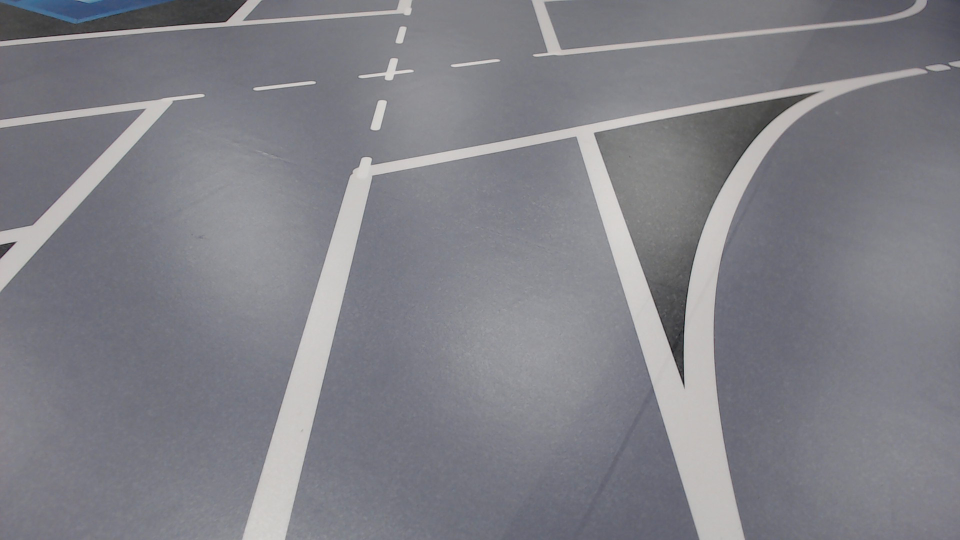
//> input picture Capstone/ImageRec/LaneDetectionTests/capture2.png, 1920 x 1080 px, given in place of the camera (shown at 1/2 size)
$ ./FastLaneImages   (built with g++ and OpenCV 4)
//> lines starting //> are read from the running program, lines starting //| are printed output that depends on the picture; after the words box and inside, x2 and y2 are one past the last pixel; in counts of white or black regions, pixels touching at a corner belong together
### Capstone/ImageRec/LaneDetectionTests/linefinder.h
// [18 lines of licence text are left out]

#if !defined LINEF
#define LINEF

#include <opencv2/core/core.hpp>
#include <opencv2/imgproc/imgproc.hpp>
#define PI 3.1415926

class LineFinder {

  private:

	  // original image
	  cv::Mat img;

	  // vector containing the end points
	  // of the detected lines
	  std::vector<cv::Vec4i> lines;

	  // accumulator resolution parameters
	  double deltaRho;
	  double deltaTheta;

	  // minimum number of votes that a line
	  // must receive before being considered
	  int minVote;

	  // min length for a line
	  double minLength;

	  // max allowed gap along the line
	  double maxGap;

	  // distance to shift the drawn lines down when using a ROI
	  int shiftV;
	  int shiftH;

  public:

	  // Default accumulator resolution is 1 pixel by 1 degree
	  // no gap, no mimimum length
	  LineFinder() : deltaRho(1), deltaTheta(PI/180), minVote(10), minLength(0.), maxGap(0.) {}

	  // Set the resolution of the accumulator
	  // [5 lines left out: function setAccResolution, not called in this run]

	  // Set the minimum number of votes
	  void setMinVote(int minv) {

		  minVote= minv;
	  }

	  // Set line length and gap
	  void setLineLengthAndGap(double length, double gap) {

		  minLength= length;
		  maxGap= gap;
	  }

	  // set vertical image shift
	  void setShiftV(int imgShift) {

		  shiftV = imgShift;
	  }

	  // set horizontal image shift
	  void setShiftH(int imgShift) {

		  shiftH = imgShift;
	  }

	  // Apply probabilistic Hough Transform
	  std::vector<cv::Vec4i> findLines(cv::Mat& binary) {

		  lines.clear();
		  cv::HoughLinesP(binary,lines,deltaRho,deltaTheta,minVote, minLength, maxGap);

		  return lines;
	  }

	  // Draw the detected lines on an image
	  // [68 lines left out: functions drawDetectedLines, removeLinesOfInconsistentOrientations, not called in this run]
};


#endif

### Capstone/ImageRec/LaneDetectionTests/FastLaneImages.cpp
/*---------------------------Lane Detection---------------------------*\
	Edits By ==> Nabil Hamza

	For FastLaneImages.cpp run:
	g++ -std=c++0x `pkg-config --cflags --libs opencv` FastLaneImages.cpp -o FastLaneImages
	OR
	g++ -std=c++0x -O2 `pkg-config --cflags --libs opencv` FastLaneImages.cpp -o FastLaneImages ==> Optimized

	Execution:
	./FastLaneImages original.bmp ==> Processing existing frame
	OR
	./FastLaneImages ==> Capturing frame

	You can use any picture for the original image, and in the FastLaneImages.cpp file
	There are some commented imwrite() functions you can uncomment to see the
	image processing steps

	Probably will look into a more robust algorithm in the future
\*--------------------------------------------------------------------*/

#include <opencv2/opencv.hpp>
#include "opencv2/imgcodecs.hpp"

#include "opencv2/highgui/highgui.hpp"
#include <opencv2/objdetect/objdetect.hpp>
#include <opencv2/imgproc/imgproc.hpp>
#include <iostream>
#include <vector>
#include <stdio.h>
#include "linefinder.h" //Used for HoughP

#define PI 3.1415926

using namespace cv;
using namespace std;
// [208 lines left out: functions maxGapFinder, intersectionFinder, not called in this run]


int main(int argc, char* argv[]) {

	//-----------------Capture & Prepare Image------------------//
	// Load the image file and check for success

	// Capture from camera
	VideoCapture capture(0);
    capture.set(CV_CAP_PROP_FRAME_WIDTH,640);
    capture.set(CV_CAP_PROP_FRAME_HEIGHT,480);
	capture.set(CV_CAP_PROP_FOURCC, CV_FOURCC('H', '2', '6', '4'));
    if(!capture.isOpened()){
	    cout << "Failed to connect to the camera." << endl;
    }
    Mat image;
    capture >> image;
//> image is the input picture: 1080 rows x 1920 cols, CV_8UC3; mean B, G, R 135.2, 128.5, 128.5
    if(image.empty()){
		cout << "Failed to capture an image" << endl;
		return -1;
    }


	// [8 lines of commented-out code are left out]
	cout << image.cols << endl; // # Of cols in image
//| 1920
	cout << image.rows << endl; // # Of rows in image
//| 1080

	int ROIx = 0;
    int ROIy = (image.rows - 1)/4;
//> ROIy = 269
    int width = image.cols - 1;
//> width = 1919
    int height = (image.rows - 1)/8;
//> height = 134

	Rect roi(ROIx,ROIy,width,height);// set the ROI for the image
//> roi = Rect(0, 269, 1919, 134)
	Mat imgROI = image(roi);
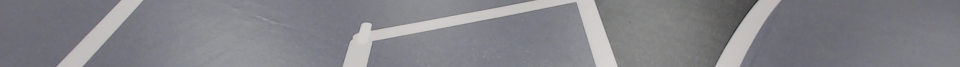
//> imgROI: 134 rows x 1919 cols, CV_8UC3 (shown at 1/2 size); mean B, G, R 137, 131.7, 131.9

	// HSV algorithm
	Mat imgThresholded, gray;
	cvtColor(imgROI, gray, CV_BGR2GRAY);
	cvtColor(imgROI, imgThresholded, COLOR_BGR2HSV); //Convert the captured frame from BGR to HSV
//> imgThresholded: 134 rows x 1919 cols, CV_8UC3; mean H, S, V 97.2, 12.4, 137.6
    inRange(imgThresholded, Scalar(0, 0, 190), Scalar(180, 255, 255), imgThresholded); //Threshold the image
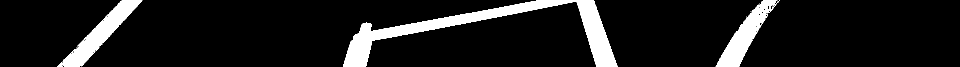
//> imgThresholded: 134 rows x 1919 cols, CV_8UC1 (shown at 1/2 size); 10.4% white; 13 white regions (10 under 20 px), largest, box (x1, y1, x2, y2) and area: (686, 0, 1235, 134) 15666, (114, 0, 285, 134) 5825, (1431, 0, 1555, 134) 5266
	imwrite("FastHSV.png", imgThresholded);

	// Canny algorithm
    Mat contours;
    Canny(imgThresholded,contours,50,150);
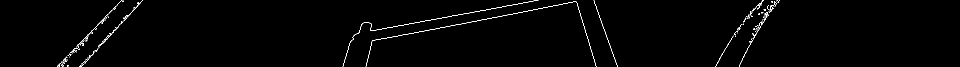
//> contours: 134 rows x 1919 cols, CV_8UC1 (shown at 1/2 size); 0.95% white in thin lines or dots, all inside (x1, y1, x2, y2) = (114, 0, 1560, 134)
    Mat contoursInv;
    threshold(contours,contoursInv,128,255,THRESH_BINARY_INV);
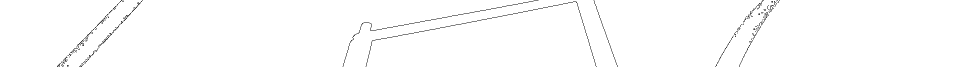
//> contoursInv: 134 rows x 1919 cols, CV_8UC1 (shown at 1/2 size); 99% white; black in thin lines or dots, all inside (x1, y1, x2, y2) = (114, 0, 1560, 134)

	imwrite("FastContour.png", contoursInv);


	//---------------Probabilistic Hough Transform--------------//
	// Create LineFinder instance
	LineFinder ld;

    // Set probabilistic Hough parameters
	ld.setLineLengthAndGap(20,15);
	ld.setMinVote(20);

	ld.setShiftV(ROIy);
	ld.setShiftH(ROIx);

    // Detect lines
	vector<Vec4i> li= ld.findLines(contours);
//> in findLines, `cv::HoughLinesP(binary,lines,deltaRho,deltaTheta,minVote, minLength, m..`: lines = 30 lines (x1, y1, x2, y2), first 8: [744, 82, 1152, 3], [758, 58, 1019, 11], [1187, 0, 1234, 131], [119, 132, 241, 2], [161, 133, 284, 1], [1153, 4, 1192, 133], [977, 18, 1076, 0], [114, 133, 240, 2]
//> li = 30 items, first 8: [744, 82, 1152, 3], [758, 58, 1019, 11], [1187, 0, 1234, 131], [119, 132, 241, 2], [161, 133, 284, 1], [1153, 4, 1192, 133], [977, 18, 1076, 0], [114, 133, 240, 2]


	double btheta = 15*(PI/180);// The Horizontal filter angle
//> (the run ends here: the program needs code that is not available in this run, at `ld.drawFilterHLines(image,btheta);`)
